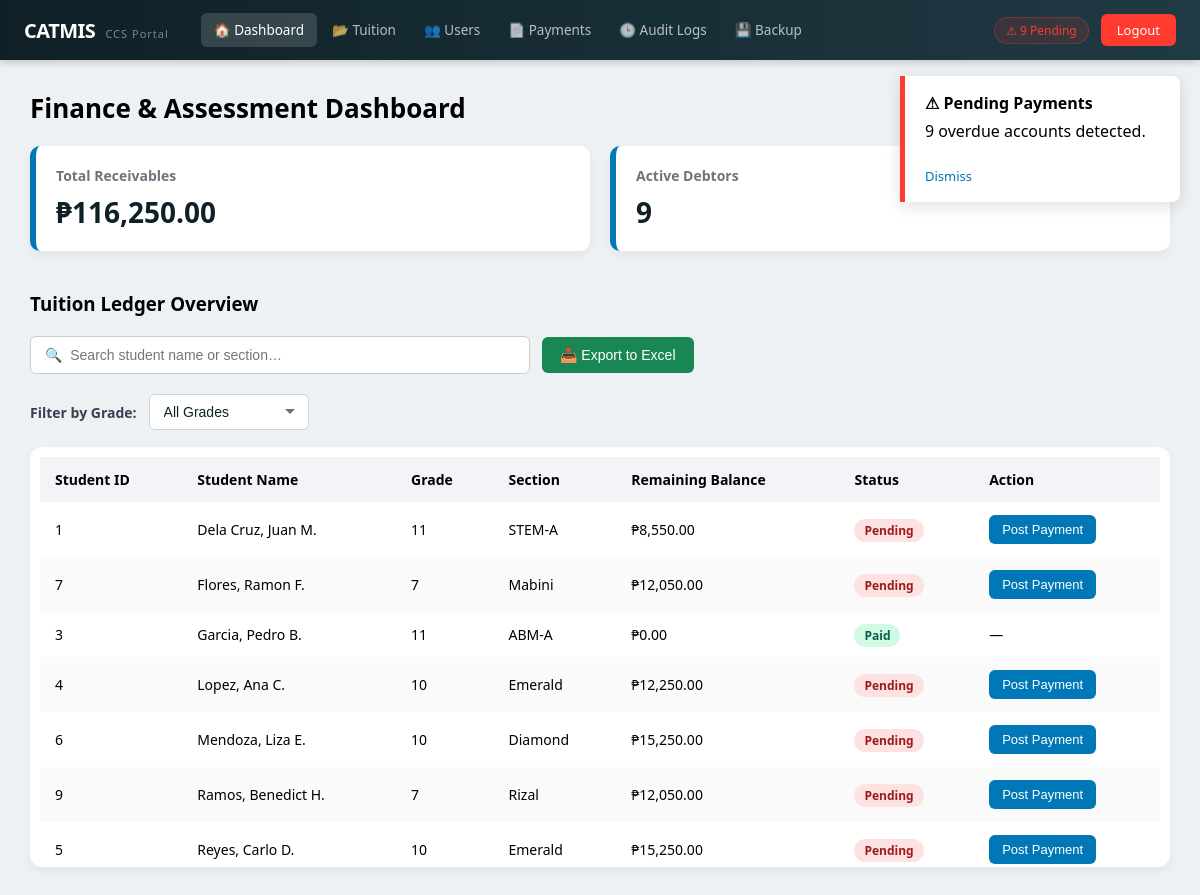
Page /admin_dashboard.php (signed in) on the committed database.
### tables this page shows
CREATE TABLE `students` (
  `student_id` int(11) NOT NULL,
  `user_id` int(11) NOT NULL,
  `section_id` int(11) DEFAULT NULL,
  `grade_level` varchar(10) DEFAULT NULL,
  `section` varchar(20) DEFAULT NULL
);

CREATE TABLE `users` (
  `user_id` int(11) NOT NULL,
  `student_number` varchar(20) DEFAULT NULL,
  `email` varchar(100) NOT NULL,
  `password` varchar(255) NOT NULL,
  `full_name` varchar(150) NOT NULL,
  `role` enum('admin','teacher','student') NOT NULL,
  `status` enum('active','inactive') DEFAULT 'active',
  `created_at` timestamp NOT NULL DEFAULT current_timestamp()
);

### php/get_balance.php (called while the page is built, shortened)
<?php
function getBalance($conn, $account_id) {
    $result = $conn->query("
        SELECT
        COALESCE(SUM(CASE WHEN entry_type='CHARGE' THEN amount END),0) -
        COALESCE(SUM(CASE WHEN entry_type='PAYMENT' THEN amount END),0)
        AS balance
        FROM student_ledgers
        WHERE account_id = $account_id
    ");
    $row = $result->fetch_assoc();
    return $row['balance'];
}
?>

### admin_dashboard.php (the view, shortened to what this page needs)
<?php
include 'php/config.php';
include 'php/get_balance.php';
$pendingRes = $conn->query("
    SELECT COUNT(*) AS cnt
    FROM tuition_accounts ta
    JOIN (
        SELECT account_id,
               SUM(CASE WHEN entry_type='CHARGE'  THEN amount ELSE 0 END) -
               SUM(CASE WHEN entry_type='PAYMENT' THEN amount ELSE 0 END) AS bal
        FROM student_ledgers
        GROUP BY account_id
    ) ledger ON ta.account_id = ledger.account_id
    WHERE ledger.bal > 0
");
$pendingCount = $pendingRes->fetch_assoc()['cnt'] ?? 0;
$totalRes = $conn->query("
    SELECT
        SUM(CASE WHEN entry_type='CHARGE'  THEN amount ELSE 0 END) -
        SUM(CASE WHEN entry_type='PAYMENT' THEN amount ELSE 0 END) AS total_receivables
    FROM student_ledgers
");
$totalReceivables = $totalRes->fetch_assoc()['total_receivables'] ?? 0;
$activeDebtors    = $pendingCount;
?>
<!DOCTYPE html>
<html lang="en">
<head>
<link href="css/admind.css" rel="stylesheet" />
</head>
<body>
<nav class="navbar">
    <a href="admin_dashboard.php" class="navbar-brand">
        <h2>CATMIS</h2>
        <span>CCS Portal</span>
    </a>
    <div class="navbar-links">
        <a href="admin_dashboard.php" class="active">🏠 Dashboard</a>
        <a href="tuition_assessment.php">📂 Tuition</a>
        <a href="user_management.php">👥 Users</a>
        <a href="payment_history.php">📄 Payments</a>
        <a href="audit_logs.php">🕒 Audit Logs</a>
        <a href="#">💾 Backup</a>
    </div>
    <div class="navbar-right">
        <?php if ($pendingCount > 0): ?>
        <div class="notif-badge">⚠ <?= $pendingCount ?> Pending</div>
        <?php endif; ?>
        <button class="logout-btn" onclick="logout()">Logout</button>
    </div>
</nav>
<div class="main">
    <div class="title">Finance &amp; Assessment Dashboard</div>
    <div class="cards">
        <div class="card">
            <h4>Total Receivables</h4>
            <p>₱<?= number_format($totalReceivables, 2) ?></p>
        </div>
        <div class="card">
            <h4>Active Debtors</h4>
            <p><?= $activeDebtors ?></p>
        </div>
    </div>
    <div class="section-title-row">
        <h3>Tuition Ledger Overview</h3>
    </div>
    <div class="search-export-row">
        <input type="text" id="searchInput" placeholder="🔍  Search student name or section…" onkeyup="searchTable()">
        <button class="btn-export" onclick="exportToExcel()">📥 Export to Excel</button>
    </div>
    <div class="grade-filter-row">
        <label for="gradeSelect">Filter by Grade:</label>
        <select class="grade-select" id="gradeSelect" onchange="filterGrade(this.value)">
            <option value="all">All Grades</option>
        </select>
    </div>
    <div class="table-container">
        <table id="studentTable">
            <thead>
                <tr>
                    <th>Student ID</th>
                    <th>Student Name</th>
                    <th>Grade</th>
                    <th>Section</th>
                    <th>Remaining Balance</th>
                    <th>Status</th>
                    <th>Action</th>
                </tr>
            </thead>
            <tbody>
<?php
$result = $conn->query("
    SELECT s.student_id, u.full_name, s.grade_level, s.section, ta.account_id
    FROM students s
    JOIN users u ON s.user_id = u.user_id
    JOIN tuition_accounts ta ON s.student_id = ta.student_id
    ORDER BY u.full_name ASC
");
while ($row = $result->fetch_assoc()) {
    $balance = getBalance($conn, $row['account_id']);
    $status  = ($balance <= 0) ? 'Paid' : 'Pending';
    $badge   = ($status === 'Paid') ? 'badge-paid' : 'badge-pending';
    $action  = ($status === 'Pending')
        ? "<button class='btn-payment' onclick='pay({$row['account_id']})'>Post Payment</button>"
        : "—";
    echo "<tr data-grade='{$row['grade_level']}' data-section='{$row['section']}'>
        <td>{$row['student_id']}</td>
        <td>{$row['full_name']}</td>
        <td>{$row['grade_level']}</td>
        <td>{$row['section']}</td>
        <td>₱" . number_format($balance, 2) . "</td>
        <td><span class='{$badge}'>{$status}</span></td>
        <td>{$action}</td>
    </tr>";
}
?>
            </tbody>
        </table>
    </div>
</div>
<?php if ($pendingCount > 0): ?>
<div class="popup" id="popupBox">
    <strong>⚠ Pending Payments</strong>
    <?= $pendingCount ?> overdue account<?= $pendingCount !== 1 ? 's' : '' ?> detected.<br><br>
    <a onclick="dismissPopup()">Dismiss</a>
</div>
<?php endif; ?>
</body>
</html>

### css/admind.css (style rules this page uses)
*, *::before, *::after { box-sizing: border-box; }
body { margin: 0; font-family: 'Segoe UI', Arial, sans-serif; background: #eef1f4; }
.navbar { position: fixed; top: 0; left: 0; right: 0; height: 60px; background: linear-gradient(90deg, #0f2027, #203a43); display: flex; align-items: center; padding: 0 24px; z-index: 100; box-shadow: 0 2px 8px rgba(0,0,0,0.2); }
.navbar-brand { display: flex; align-items: baseline; gap: 10px; text-decoration: none; margin-right: 32px; flex-shrink: 0; }
.navbar-brand h2 { margin: 0; color: #fff; font-size: 20px; letter-spacing: -0.5px; }
.navbar-brand span { font-size: 11px; color: rgba(255,255,255,0.45); letter-spacing: 1px; }
.navbar-links { display: flex; align-items: center; gap: 2px; flex: 1; }
.navbar-links a { color: rgba(255,255,255,0.7); text-decoration: none; padding: 8px 13px; border-radius: 6px; font-size: 13.5px; white-space: nowrap; transition: background 0.18s, color 0.18s; }
.navbar-links a.active { background: rgba(255,255,255,0.15); color: #fff; }
.navbar-right { display: flex; align-items: center; gap: 12px; margin-left: auto; flex-shrink: 0; }
.notif-badge { display: flex; align-items: center; gap: 6px; font-size: 12px; color: #ff3b30; background: rgba(255,59,48,0.12); border: 1px solid rgba(255,59,48,0.3); border-radius: 20px; padding: 4px 11px; white-space: nowrap; }
.logout-btn { background: #ff3b30; border: none; color: white; padding: 7px 16px; border-radius: 6px; cursor: pointer; font-size: 13px; font-family: 'Segoe UI', Arial, sans-serif; transition: background 0.18s; }
.main { margin-top: 60px; padding: 30px; }
.title { font-size: 26px; font-weight: bold; }
.cards { display: flex; gap: 20px; margin-top: 20px; }
.card { flex: 1; background: white; padding: 20px; border-radius: 10px; box-shadow: 0 4px 10px rgba(0,0,0,0.05); border-left: 6px solid #0077b6; }
.card h4 { margin: 0 0 8px; color: #6c757d; font-size: 14px; }
.card p { font-size: 28px; margin: 0; font-weight: bold; color: #0f2027; }
.section-title-row { display: flex; align-items: center; justify-content: space-between; margin-top: 40px; margin-bottom: 10px; }
.section-title-row h3 { margin: 0; }
.search-export-row { display: flex; align-items: center; gap: 12px; margin-top: 20px; }
.search-export-row input { flex: 1; max-width: 500px; padding: 10px 14px; border-radius: 6px; border: 1px solid #ccc; font-size: 14px; }
.btn-export { padding: 10px 18px; background: #198754; color: white; border: none; border-radius: 6px; cursor: pointer; font-size: 14px; white-space: nowrap; display: flex; align-items: center; gap: 6px; }
.grade-filter-row { margin-top: 15px; display: flex; align-items: center; gap: 12px; flex-wrap: wrap; }
.grade-filter-row label { font-size: 14px; font-weight: 600; color: #374151; white-space: nowrap; }
.grade-select { padding: 9px 36px 9px 14px; border: 1px solid #cbd5e1; border-radius: 6px; appearance: none; font-size: 14px; color: #0f2027; cursor: pointer; min-width: 160px; }
.table-container { background: white; padding: 10px; border-radius: 12px; box-shadow: 0 4px 10px rgba(0,0,0,0.05); max-height: 420px; overflow-y: auto; margin-top: 12px; }
table { width: 100%; border-collapse: collapse; }
th, td { padding: 13px 15px; text-align: left; font-size: 14px; }
th { background: #f2f4f7; position: sticky; top: 0; z-index: 1; }
tr:nth-child(even) { background: #fafafa; }
.btn-payment { background: #0077b6; border: none; color: white; padding: 7px 13px; border-radius: 6px; cursor: pointer; font-size: 13px; }
.badge-paid { background: #d1fae5; color: #065f46; padding: 3px 10px; border-radius: 20px; font-size: 12px; font-weight: 600; }
.badge-pending { background: #fee2e2; color: #991b1b; padding: 3px 10px; border-radius: 20px; font-size: 12px; font-weight: 600; }
.popup { position: fixed; top: 76px; right: 20px; background: white; padding: 16px 20px; border-left: 5px solid #ff3b30; box-shadow: 0 4px 16px rgba(0,0,0,0.13); width: 280px; border-radius: 0 8px 8px 0; z-index: 999; transition: opacity 0.4s; }
.popup strong { display: block; margin-bottom: 6px; }
.popup a { color: #0077b6; cursor: pointer; font-size: 13px; }

### rows in the picture
students: student_id "1", user.full_name "Dela Cruz, Juan M.", grade_level "11", section "STEM-A", balance "8,550.00", status "Pending"
students: student_id "7", user.full_name "Flores, Ramon F.", grade_level "7", section "Mabini", balance "12,050.00", status "Pending"
students: student_id "3", user.full_name "Garcia, Pedro B.", grade_level "11", section "ABM-A", balance "0.00", status "Paid"
students: student_id "4", user.full_name "Lopez, Ana C.", grade_level "10", section "Emerald", balance "12,250.00", status "Pending"
students: student_id "6", user.full_name "Mendoza, Liza E.", grade_level "10", section "Diamond", balance "15,250.00", status "Pending"
students: student_id "9", user.full_name "Ramos, Benedict H.", grade_level "7", section "Rizal", balance "12,050.00", status "Pending"
students: student_id "5", user.full_name "Reyes, Carlo D.", grade_level "10", section "Emerald", balance "15,250.00", status "Pending"

### other values in the picture
$pendingCount "9"
$totalReceivables "116,250.00"
$activeDebtors "9"
